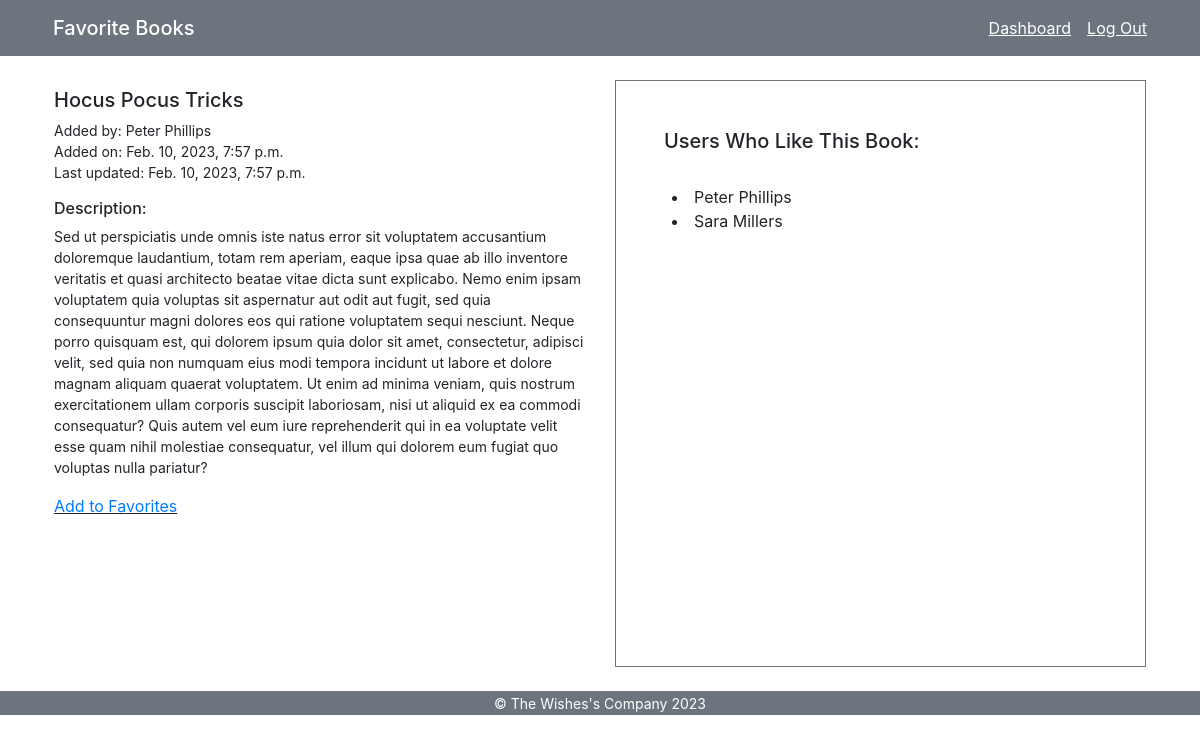
The page /books/11 (signed in) on the database its author committed.
### user_books_app/models.py (models this page shows)
class Book(models.Model):
    title = models.CharField(max_length=255)
    description = models.TextField()
    uploaded_by = models.ForeignKey(User,related_name='books_uploaded', on_delete=models.CASCADE)
    users_who_like = models.ManyToManyField(User,related_name="liked_books")
    created_at = models.DateTimeField(auto_now=True)
    updated_at = models.DateTimeField(auto_now_add=True)
    objects = BookManager()

class User(models.Model):
    first_name = models.CharField(max_length=45)
    last_name = models.CharField(max_length=45)
    email = models.CharField(max_length=45)
    password = models.CharField(max_length=255)
    created_at = models.DateTimeField(auto_now=True)
    updated_at = models.DateTimeField(auto_now_add=True)
    objects = UserManager()

### user_books_app/views.py (the view)
# urls.py: path("books/<int:book_id>", views.books_details, name="book_details"),
def books_details(request, book_id):
    if 'name' in request.session:
        currentUser = User.objects.get(id=request.session['id'])
        context = {
            'book_selected': Book.objects.get(id=book_id),
            'books_liked_by_current_user': currentUser.liked_books.all()
        }
        return render(request,'book_details.html', context)
    return redirect('/books')

### user_books_app/templates/book_details.html (shortened to what this page needs)
{% extends "base.html" %}
{% block content%}
<div class="row align-items-stretch">
  <div class="col-md-6">
    {% if book_selected.uploaded_by.id == request.session.id %}
      <form
        class="border border-secondary p-5"
        action="/books/{{book_selected.id}}/edit"
        method="POST"
      >
        {% csrf_token %}
        <p class="text-left h4 mb-4">Edit a Favorite Book</p>
         {% if messages %}
         <ul id="messageErrors" class="mb-4 p-2">
             Error Messages: {% for message in messages %}
             <li>{{ message }}</li>
             {% endfor %}
         </ul>
        {% endif %}
        <label for="defaulBookAddFormTitle">Book Title</label>
        <input type="text" id="defaulBookAddFormTitle" class="form-control mb-3"
        name="book_title" value="{{book_selected.title}}">
        <label for="defaulBookAddFormDescription">Book Description</label>
        <textarea
          id="defaulBookAddFormDescription"
          class="form-control"
          name="book_description"
          rows="10"
        >{{book_selected.description}}</textarea>
        <div class="text-right">
          <button class="btn btn-success mt-4" type="submit">Update</button>
          <a href="/books/{{book_selected.id}}/delete" class="btn btn-danger mt-4">Delete</a>
        </div>
      </form>
    {% else %}
      <p class="h5 my-2">{{book_selected.title}}</p>
      <p class="small mb-0">
        Added by: {{book_selected.uploaded_by.first_name}}
        {{book_selected.uploaded_by.last_name}}
      </p>
      <p class="small mb-0">Added on: {{book_selected.created_at}}</p>
      <p class="small">Last updated: {{book_selected.updated_at}}</p>
      <p class="h6">Description:</p>
      <p class="small">{{book_selected.description}}</p>
      <p>
        {% if book_selected not in books_liked_by_current_user %}
          <u><a href="/books/{{book_selected.id}}/add_to_favorites">Add to Favorites</a></u>
        {% else %}
          <u><a href="/books/{{book_selected.id}}/remove_from_favorites">Remove from Favorites</a></u>
        {% endif %}
      </p>
    {% endif %}
  </div>
  <div class="col-md-6">
    <div class="border border-secondary p-5">
      <p class="text-left h5 mb-4">Users Who Like This Book:</p>
      <ul class="scrollable p-2" style="height: 425px">
        {% for each_user in book_selected.users_who_like.all %}
        <li>
          {{each_user.first_name}} {{each_user.last_name}}
        </li>
        {% endfor %}
      </ul>
    </div>
  </div>
</div>
{% endblock %}

### user_books_app/static/style.css (style rules this page uses)
* { margin: 0px; padding: 0px; }
ul.scrollable li { overflow: auto; list-style-position: inside; }

### rows shown on the page
Book: title "Hocus Pocus Tricks", uploaded_by.first_name "Peter", uploaded_by.last_name "Phillips", created_at "Feb. 10, 2023, 7:57 p.m.", updated_at "Feb. 10, 2023, 7:57 p.m.", description "Sed ut perspiciatis unde omnis iste natus error sit voluptatem accusantium doloremque laudantium, totam rem aperiam, eaque ipsa quae ab illo inventore veritatis et quasi architecto beatae vitae dicta sunt explicabo. Nemo enim ipsam voluptatem quia voluptas sit aspernatur aut odit aut fugit, sed quia consequuntur magni dolores eos qui ratione voluptatem sequi nesciunt. Neque porro quisquam est, qui dolorem ipsum quia dolor sit amet, consectetur, adipisci velit, sed quia non numquam eius modi tempora incidunt ut labore et dolore magnam aliquam quaerat voluptatem. Ut enim ad minima veniam, quis nostrum exercitationem ullam corporis suscipit laboriosam, nisi ut aliquid ex ea commodi…"
User: first_name "Peter", last_name "Phillips"
User: first_name "Sara", last_name "Millers"
